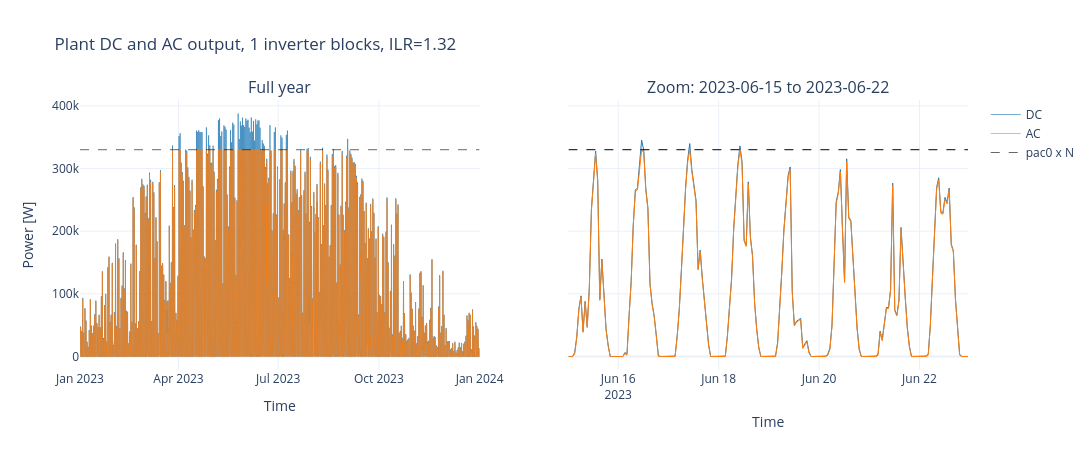

Write notebook code for a chart like this one.
### Markdown cell above
Calculate the ModelChain and plot DC/AC outputs

### Code cell
temperature_model_parameters = {"u0": 25.0, "u1": 6.84}

system = PVSystem(
    surface_tilt=best_tilt,
    surface_azimuth=best_az,
    module_parameters=module_parameters,
    inverter_parameters=inverter_parameters,
    temperature_model_parameters=temperature_model_parameters,
    modules_per_string=n_s,
    strings_per_inverter=n_p,
)

location = Location(lat, lon, tz="UTC")

mc = ModelChain(
    system, location,
    aoi_model="no_loss",
    spectral_model="no_loss",
    dc_model="cec",
    ac_model="pvwatts",
    temperature_model="faiman",
    losses_model="pvwatts",
)

mc.run_model_from_effective_irradiance(
    pd.DataFrame({
        "effective_irradiance": effective_irradiance,
        "poa_global": poa_best["poa_global"].clip(lower=0),
        "temp_air": weather["temp_air"],
        "wind_speed": weather["wind_speed"],
    })
)

dc = mc.results.dc["p_mp"].clip(lower=0)
ac = mc.results.ac["p_mp"].clip(lower=0)

p_dc_block = n_s * n_p * module["pdc0"]
n_inverters = max(1, int(round((ilr * inverter["pac0"]) / p_dc_block)))

ac_plant = n_inverters * ac
dc_plant = n_inverters * dc
clipped  = (dc_plant - ac_plant).clip(lower=0)

# i love plotly!
fig = make_subplots(
    rows=1, cols=2,
    subplot_titles=("Full year", "Zoom: 2023-06-15 to 2023-06-22"),
    shared_yaxes=True,
)

# Full year
fig.add_trace(go.Scatter(x=dc_plant.index, y=dc_plant, name="DC",
                         line=dict(width=0.6, color="#1f77b4")), row=1, col=1)
fig.add_trace(go.Scatter(x=ac_plant.index, y=ac_plant, name="AC",
                         line=dict(width=0.6, color="#ff7f0e")), row=1, col=1)
fig.add_trace(go.Scatter(x=dc_plant.index, y=[inverter["pac0"] * n_inverters] * len(dc_plant),
                         name="pac0 x N",
                         line=dict(width=0.6, color="black", dash="dash")), row=1, col=1)

# Zoom
z0, z1 = "2023-06-15", "2023-06-22"
fig.add_trace(go.Scatter(x=dc_plant.loc[z0:z1].index, y=dc_plant.loc[z0:z1], name="DC (zoom)",
                         line=dict(width=1.0, color="#1f77b4"), showlegend=False), row=1, col=2)
fig.add_trace(go.Scatter(x=ac_plant.loc[z0:z1].index, y=ac_plant.loc[z0:z1], name="AC (zoom)",
                         line=dict(width=1.0, color="#ff7f0e"), showlegend=False), row=1, col=2)
fig.add_trace(go.Scatter(x=dc_plant.loc[z0:z1].index,
                         y=[inverter["pac0"] * n_inverters] * len(dc_plant.loc[z0:z1]),
                         name="pac0 x N (zoom)",
                         line=dict(width=1.0, color="black", dash="dash"), showlegend=False), row=1, col=2)

fig.update_yaxes(title_text="Power [W]", row=1, col=1)
fig.update_xaxes(title_text="Time", row=1, col=1)
fig.update_xaxes(title_text="Time", row=1, col=2)
fig.update_layout(height=450, width=1400, hovermode="x unified", template="plotly_white",
                  title_text=f"Plant DC and AC output, {n_inverters} inverter blocks, ILR={ilr_actual:.2f}")
fig.show()

### Figure 1 — Plotly figure (JSON) as saved in the notebook; plotly's stock layout.template omitted (floating-point values rounded to 4 significant figures; data arrays with more than 128 entries replaced by an {"elided": "..."} marker saying what was removed)
{"data": [{"line": {"color": "#1f77b4", "width": 0.6}, "name": "DC", "type": "scatter", "x": {"elided": "8760 str values"}, "xaxis": "x", "y": {"elided": "8760 float values"}, "yaxis": "y"}, {"line": {"color": "#ff7f0e", "width": 0.6}, "name": "AC", "type": "scatter", "x": {"elided": "8760 str values"}, "xaxis": "x", "y": {"elided": "8760 float values"}, "yaxis": "y"}, {"line": {"color": "black", "dash": "dash", "width": 0.6}, "name": "pac0 x N", "type": "scatter", "x": {"elided": "8760 str values"}, "xaxis": "x", "y": {"elided": "8760 int values"}, "yaxis": "y"}, {"line": {"color": "#1f77b4", "width": 1}, "name": "DC (zoom)", "showlegend": false, "type": "scatter", "x": {"elided": "192 str values"}, "xaxis": "x2", "y": {"elided": "192 float values"}, "yaxis": "y2"}, {"line": {"color": "#ff7f0e", "width": 1}, "name": "AC (zoom)", "showlegend": false, "type": "scatter", "x": {"elided": "192 str values"}, "xaxis": "x2", "y": {"elided": "192 float values"}, "yaxis": "y2"}, {"line": {"color": "black", "dash": "dash", "width": 1}, "name": "pac0 x N (zoom)", "showlegend": false, "type": "scatter", "x": {"elided": "192 str values"}, "xaxis": "x2", "y": {"elided": "192 int values"}, "yaxis": "y2"}], "layout": {"annotations": [{"font": {"size": 16}, "showarrow": false, "text": "Full year", "x": 0.225, "xanchor": "center", "xref": "paper", "y": 1, "yanchor": "bottom", "yref": "paper"}, {"font": {"size": 16}, "showarrow": false, "text": "Zoom: 2023-06-15 to 2023-06-22", "x": 0.775, "xanchor": "center", "xref": "paper", "y": 1, "yanchor": "bottom", "yref": "paper"}], "height": 450, "hovermode": "x unified", "title": {"text": "Plant DC and AC output, 1 inverter blocks, ILR=1.32"}, "width": 1400, "xaxis": {"anchor": "y", "domain": [0, 0.45], "title": {"text": "Time"}}, "xaxis2": {"anchor": "y2", "domain": [0.55, 1], "title": {"text": "Time"}}, "yaxis": {"anchor": "x", "domain": [0, 1], "title": {"text": "Power [W]"}}, "yaxis2": {"anchor": "x2", "domain": [0, 1], "matches": "y", "showticklabels": false}}}
